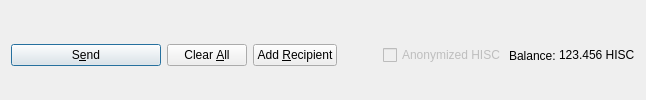
         <widget class="QFrame" name="frame_Send">
          <layout class="QHBoxLayout" name="horizontalLayout">
           <property name="bottomMargin">
            <number>0</number>
           </property>
           <item>
            <widget class="QPushButton" name="sendButton">
             <property name="minimumSize">
              <size>
               <width>150</width>
               <height>0</height>
              </size>
             </property>
             <property name="toolTip">
              <string>Confirm the send action</string>
             </property>
             <property name="text">
              <string>S&amp;end</string>
             </property>
             <property name="icon">
              <iconset resource="../highstakes.qrc">
               <normaloff>:/icons/send</normaloff>:/icons/send</iconset>
             </property>
             <property name="autoDefault">
              <bool>false</bool>
             </property>
             <property name="default">
              <bool>true</bool>
             </property>
            </widget>
           </item>
           <item>
            <widget class="QPushButton" name="clearButton">
             <property name="sizePolicy">
              <sizepolicy hsizetype="Minimum" vsizetype="Fixed">
               <horstretch>0</horstretch>
               <verstretch>0</verstretch>
              </sizepolicy>
             </property>
             <property name="toolTip">
              <string>Clear all fields of the form.</string>
             </property>
             <property name="text">
              <string>Clear &amp;All</string>
             </property>
             <property name="icon">
              <iconset resource="../highstakes.qrc">
               <normaloff>:/icons/remove</normaloff>:/icons/remove</iconset>
             </property>
             <property name="autoDefault">
              <bool>false</bool>
             </property>
            </widget>
           </item>
           <item>
            <widget class="QPushButton" name="addButton">
             <property name="toolTip">
              <string>Send to multiple recipients at once</string>
             </property>
             <property name="text">
              <string>Add &amp;Recipient</string>
             </property>
             <property name="icon">
              <iconset resource="../highstakes.qrc">
               <normaloff>:/icons/add</normaloff>:/icons/add</iconset>
             </property>
             <property name="autoDefault">
              <bool>false</bool>
             </property>
            </widget>
           </item>
           <item>
            <spacer name="horizontalSpacer">
             <property name="orientation">
              <enum>Qt::Horizontal</enum>
             </property>
             <property name="sizeHint" stdset="0">
              <size>
               <width>40</width>
               <height>20</height>
              </size>
             </property>
            </spacer>
           </item>
           <item>
            <layout class="QHBoxLayout" name="horizontalLayout_2">
             <property name="spacing">
              <number>3</number>
             </property>
             <item>
              <widget class="QCheckBox" name="checkzHISC">
               <property name="enabled">
                <bool>false</bool>
               </property>
               <property name="text">
                <string>Anonymized HISC</string>
               </property>
              </widget>
             </item>
             <item>
              <widget class="QLabel" name="label">
               <property name="text">
                <string>Balance:</string>
               </property>
              </widget>
             </item>
             <item>
              <widget class="QLabel" name="labelBalance">
               <property name="sizePolicy">
                <sizepolicy hsizetype="Preferred" vsizetype="Fixed">
                 <horstretch>0</horstretch>
                 <verstretch>0</verstretch>
                </sizepolicy>
               </property>
               <property name="cursor">
                <cursorShape>IBeamCursor</cursorShape>
               </property>
               <property name="text">
                <string notr="true">123.456 HISC</string>
               </property>
               <property name="textInteractionFlags">
                <set>Qt::LinksAccessibleByMouse|Qt::TextSelectableByKeyboard|Qt::TextSelectableByMouse</set>
               </property>
              </widget>
             </item>
            </layout>
           </item>
          </layout>
         </widget>
